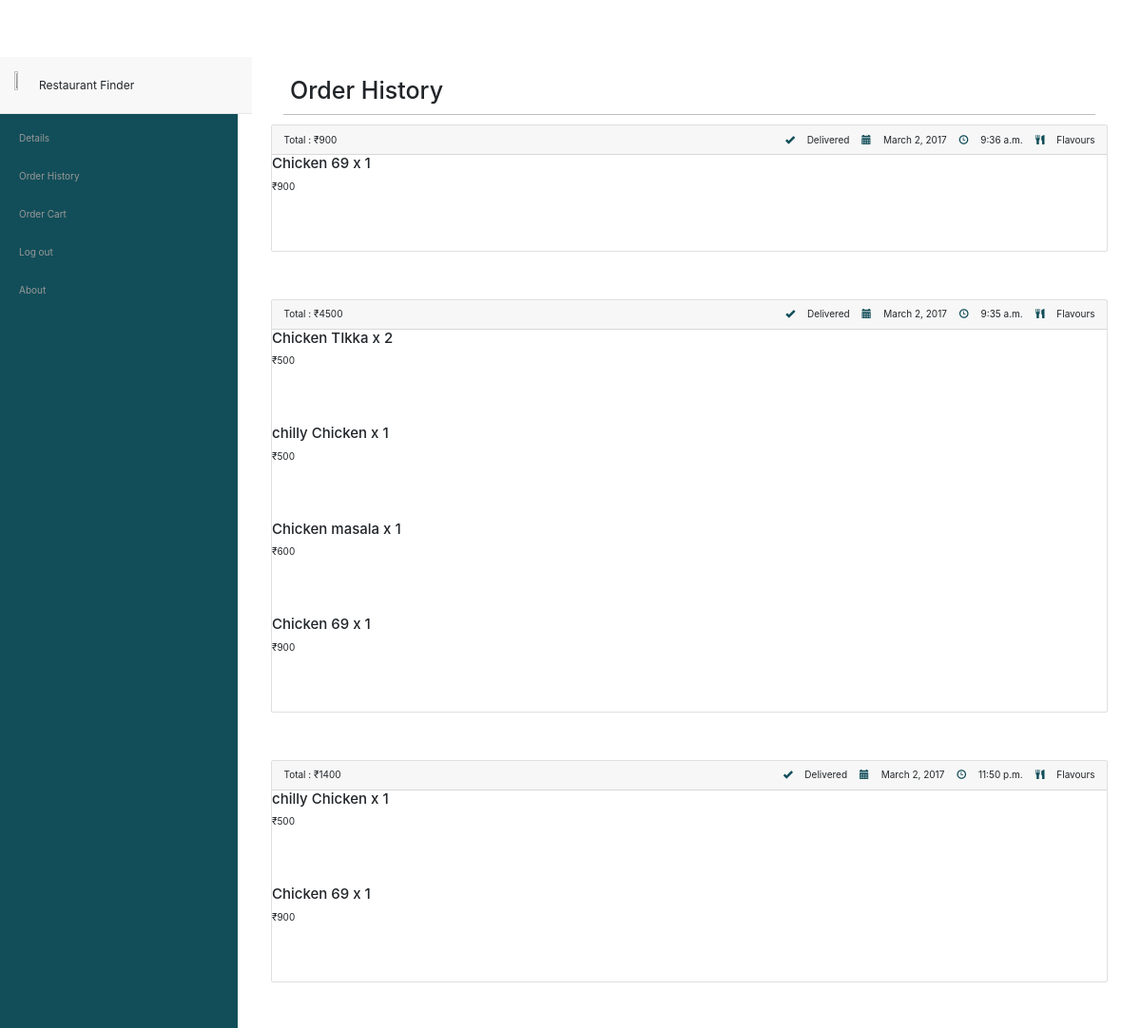
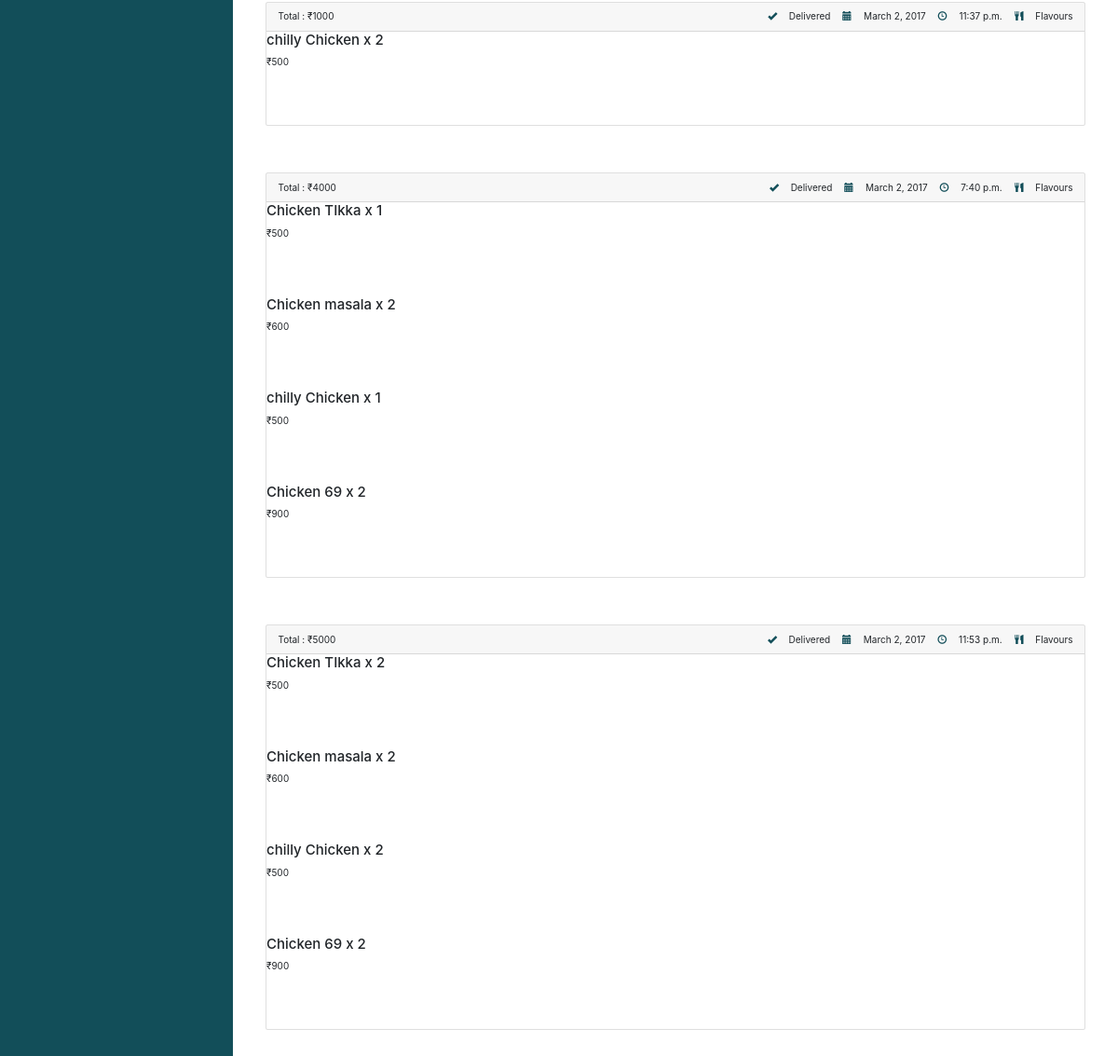
Page /history/ (signed in) on the committed database (2 pictures, top to bottom).
### foodspark/models.py (models this page shows, shortened)
class Order(models.Model):
	customer = models.ForeignKey(Customer,on_delete=models.CASCADE)
	restaurant = models.ForeignKey(Restaurant,on_delete=models.CASCADE)
	foodlist = models.CharField(max_length = 500,validators=[validate_comma_separated_integer_list],null=True)
	foodqty = models.CharField(max_length = 500,validators=[validate_comma_separated_integer_list],null=True)
	amount = models.IntegerField(default = 0)
	ordertime = models.TimeField()
	orderdate = models.DateField(auto_now_add=True)
	DSTATUS = (
		('p','Pending'),
		('d','Delivered')
	)
	deliverystatus = models.CharField(max_length=1,choices=DSTATUS,default = 'p')
	def calamount(self):
		self.amount = 0
		myl = self.foodlist.split(",")
		qty = self.foodqty.split(",")
		for x,y in zip(myl,qty):
			fitem = FoodItem.objects.get(pk=int(x))
			self.amount = self.amount + fitem.price*int(y)
	def getfooditems(self):
		myl = self.foodlist.split(",")
		items = []
		for x in myl:
			items.append(FoodItem.objects.get(pk=int(x)))
		return items
	def getqty(self):
		myl = self.foodqty.split(",")
		return myl

class Restaurant(models.Model):
	email = models.EmailField(primary_key = True)
	password = models.CharField(max_length=100)
	name = models.CharField(max_length=200)
	address = models.TextField()
	RES_TYPE = (
		('B','Bar'),
		('R','Restaurant'),
		('C','Cafe')
	)
	res_type = models.CharField(max_length=1,choices = RES_TYPE,default = 'R')
	cuisine = models.CharField(null = True, max_length=100)
	city = models.CharField(max_length = 100,null = True)
	phone_regex = RegexValidator(regex=r'^\+?1?\d{9,15}$', message="Phone number must be entered in the format: '+999999999'. Up to 15 digits allowed.") #############look into regex
	phone = models.CharField(validators=[phone_regex],max_length=15,blank = True)
	imgurl = models.CharField(max_length=1000,null=True)

class FoodItem(models.Model):
	resid = models.ForeignKey(Restaurant,on_delete=models.CASCADE)
	name = models.CharField(max_length=500)
	cuisine = models.CharField(max_length=100)
	COURSE = (
		('s','Starter'),
		('m','Main Course'),
		('d','Desert')
	)
	course = models.CharField(max_length=1,choices=COURSE)
	price = models.IntegerField()
	availability_time = models.TimeField()
	ordercount = models.IntegerField(default = 0)

### foodspark/views.py (the view, shortened to what this page needs)
# urls.py: url(r'^history/?$',views.history,name='history'),
def history(request):
	if 'id' in request.session.keys():
		customer = Customer.objects.get(email=request.session['id'])
		query = Order.objects.order_by('-pk').all()
		pending_rest = {}
		pending_items = {}
		history_rest = {}
		history_items = {}
		for x in query:
			if x.customer == customer:
				if(x.deliverystatus == 'd'):
					dic2 = {}
					x.calamount()
					for i,j in zip(x.getfooditems(),x.getqty()):
						dic2[i] = j
					history_items[x] = dic2
					history_rest[x] = x.restaurant
		context = {
			'customer' : customer,
			'pending_items' : pending_items,
			'pending_rest' : pending_rest,
			'history_items' : history_items,
			'history_rest' : history_rest,
		}
		return render(request,"foodspark/userhistory.html",context)
	else:
		return render(request,"foodspark/login.html")

### foodspark/templates/foodspark/userhistory.html (shortened to what this page needs)
<!DOCTYPE html>
<html lang="en">
<head>
    <link href="/static/css/bootstrap.min.css" rel="stylesheet">
    <link href="/static/css/mystyle.css" rel="stylesheet">
    <link href="/static/css/simple-sidebar.css" rel="stylesheet">
    <link rel="stylesheet" href="https://maxcdn.bootstrapcdn.com/bootstrap/4.0.0-alpha.2/css/bootstrap.min.css">
</head>
<body>
    <nav class="navbar navbar-nav navbar-default navbar-fixed-top" style="line-height:50px;height:60px;">
        <div class="container" style="margin:0 !important;">
            <span class="navbar-left" style="font-size:1.2em;"><img src="/static/img/logo.gif" class="logo_bitch"/>   Restaurant Finder</span>
        </div>
    </nav>
    <div id="wrapper">
        <div id="sidebar-wrapper">
            <ul class="sidebar-nav">
                <li class="sidebar-brand">
                    <a href="/home/">
                    </a>
                </li>
                <li>
                    <a href="/details/">Details</a>
                </li>
                <li>
                    <a href="#">Order History</a>
                </li>
                <li>
                    <a href="/cart/">Order Cart</a>
                </li>
                <li>
                    <a href="/logout/">Log out</a>
                </li>
                <li>
                    <a href="/about/">About</a>
                </li>
            </ul>
        </div>
        <div id="page-content-wrapper">
            <div class="container-fluid">
                <div class="row">
                    <div class="col-lg-12">
                        <h1 style="padding-left: 20px;">Order History</h1>
                        <hr class="liner"/>
                        {% if history_rest %}
                        {% for x,z in history_rest.items%}
                         <div class="card">
                            <div class="card-header">
                            Total : ₹{{x.amount}}
                                <span style="float:right;">
                                <i class="glyphicon glyphicon-ok blueicon ordercard"></i> Delivered
                                <i class="glyphicon glyphicon-calendar blueicon ordercard"></i> {{x.orderdate}}
                                <i class="glyphicon glyphicon-time blueicon ordercard"></i> {{x.ordertime}}
                                <i class="glyphicon glyphicon-cutlery blueicon ordercard"></i> {{z.name}}
                                </span>
                            </div>
                            {%for z,k in history_items.items%}
                            {%if x.pk == z.pk%}
                            {%for i,j in k.items%}
                            <div class="card-block terabaaphumain">
                                <div class="lefty">
                                    <h4 class="card-title">{{i.name}} x {{j}} </h4>
                                    <p class="card-text">₹{{i.price}}</p>
                                </div>
                            </div>
                            <div style="padding-top:60px;"></div>
                            {%endfor%}
                            {%endif%}
                            {%endfor%}
                        </div>
                        <div style="padding-top:50px;"></div>
                        {% endfor %}
                        {% endif %}
                    </div>
                </div>
            </div>
        </div>
    </div>
</body>
</html>

### foodspark/static/css/mystyle.css (style rules this page uses)
.logo_bitch { width:10%; height:10%; }
.navbar-left { width: 225px; }
.navbar-fixed-top { line-height:60px; height:60px; }
.navbar-nav { margin: 0 !important; }
.blueicon { color:#124e59; }
.liner { height:1px; border:none; padding-left: 3%; width:94%; color:#BABEC0; background-color:#BABEC0; }
.terabaaphumain { padding: 0px; width:100%; }
.lefty { float: left; width:74%; padding-right: 20px; }
.ordercard { padding-left: 10px; padding-right: 10px; }

### foodspark/static/css/simple-sidebar.css (style rules this page uses)
body { overflow-x: hidden; }
#wrapper { padding-left: 0; -webkit-transition: all 0.5s ease; -moz-transition: all 0.5s ease; -o-transition: all 0.5s ease; transition: all 0.5s ease; }
#sidebar-wrapper { z-index: 1000; position: fixed; left: 250px; width: 0; height: 100%; margin-left: -250px; overflow-y: auto; background: #124E59; -webkit-transition: all 0.5s ease; -moz-transition: all 0.5s ease; -o-transition: all 0.5s ease; transition: all 0.5s ease; }
#page-content-wrapper { width: 100%; position: absolute; padding: 15px; }
.sidebar-nav { position: absolute; top: 0; width: 250px; margin: 0; padding: 0; list-style: none; }
.sidebar-nav li { text-indent: 20px; line-height: 40px; }
.sidebar-nav li a { display: block; text-decoration: none; color: #999999; }
.sidebar-nav > .sidebar-brand { height: 65px; font-size: 18px; line-height: 60px; }
.sidebar-nav > .sidebar-brand a { color: #999999; }
@media (min-width:768px) { #wrapper { padding-left: 250px; } }
@media (min-width:768px) { #sidebar-wrapper { width: 250px; } }
@media (min-width:768px) { #page-content-wrapper { padding: 20px; position: relative; } }

### rows in the picture
Order: amount "900", orderdate "March 2, 2017", ordertime "9:36 a.m.", name "Flavours"
FoodItem: name "Chicken 69", j "1", price "900", j "2"
Order: amount "4500", orderdate "March 2, 2017", ordertime "9:35 a.m.", name "Flavours"
FoodItem: name "Chicken TIkka", j "2", price "500", id "1"
FoodItem: name "chilly Chicken", j "1", price "500", j "2"
FoodItem: name "Chicken masala", j "1", price "600", id "2"
Order: amount "1400", orderdate "March 2, 2017", ordertime "11:50 p.m.", name "Flavours"
Order: amount "1000", orderdate "March 2, 2017", ordertime "11:37 p.m.", name "Flavours"
Order: amount "4000", orderdate "March 2, 2017", ordertime "7:40 p.m.", name "Flavours"
Order: amount "5000", orderdate "March 2, 2017", ordertime "11:53 p.m.", name "Flavours"
